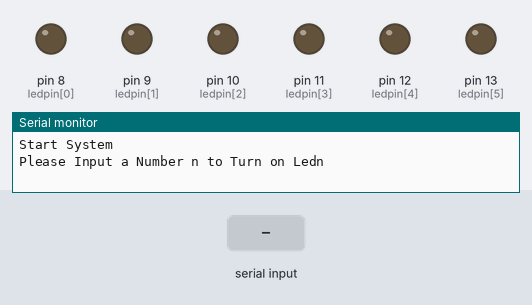
Simulated run of this sketch. Board: Arduino Uno, built with avr-gcc and run on an emulated ATmega328P. Parts: output pins drawn as LEDs (lit = HIGH), the last lines printed to the serial monitor. Inputs (shaded band) come from the test bench.

Above: at 1.2 s.
1.3 s: "5\n" received over Serial
At 2.9 s:
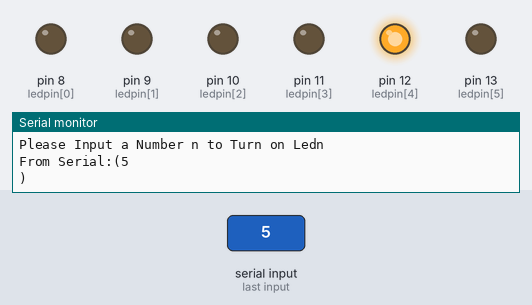
3.8 s: "90\n" received over Serial
At 6.0 s:
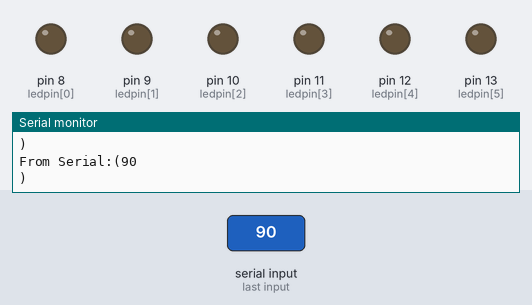
Timing chart, 0 to 7.5 s (numbered marks = the images above; inputs shaded):
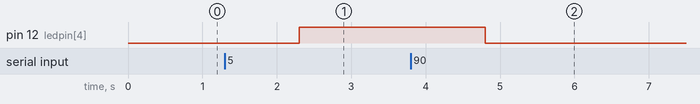

Measured:
- after the input at 1.3 s, pin 12 (ledpin[4]): LOW → HIGH after 1.0 s
- after the input at 3.8 s, pin 12 (ledpin[4]): HIGH → LOW after 1.0 s

The sketch:

BMduino_Serialinput_turnonLed.ino
```cpp
// 宣告一個整數陣列 ledpin[]，代表接在腳位 D8 ~ D13 的 6 顆 LED 燈
int ledpin[] = {8, 9, 10, 11, 12, 13};  // 六顆 LED 燈分別接在這些數位腳位上

int num = -1;         // 儲存從序列輸入轉成的數字（代表要亮的燈號）
String readstr = "";  // 用來暫存從序列接收到的字串輸入
int i, j;             // 迴圈控制用變數

// setup() 函式：當 Arduino 上電或按下重設鍵時只會執行一次
void setup()
{
  Serial.begin(9600);  // 啟動序列通訊，設定傳輸速率為 9600 bps（與電腦端同步）

  // 顯示啟動訊息到序列監控器
  Serial.println("Start System");
  Serial.println("Please Input a Number n to Turn on Ledn");  // 提示使用者輸入 LED 號碼

  // 將所有 LED 所接的腳位設為「輸出模式」並先全部關閉
  for (i = 0; i <= 5; i++)  // 共有六個腳位（索引從 0 到 5）
  {
    pinMode(ledpin[i], OUTPUT);     // 將第 i 個 LED 的腳位設為輸出
    digitalWrite(ledpin[i], LOW);   // 將該腳位設為低電位（關閉 LED）
  }
}

// loop() 函式：主要的重複執行區，每秒跑數百次（Arduino 核心迴圈）
void loop()
{
  // 檢查是否有資料從序列埠輸入（例如使用者從電腦序列監控器輸入）
  if (Serial.available() > 0)
  {
    readstr = Serial.readString();    // 從序列埠讀取整行字串（直到換行符為止）
    num = readstr.toInt();            // 將字串轉為整數，例如 "3" → 3

    // 顯示使用者輸入的字串資料，方便除錯或觀察
    Serial.print("From Serial:(");
    Serial.print(readstr);
    Serial.print(")\n");
  }

  // 透過迴圈控制 LED 開與關：只亮指定編號那一顆，其餘全部關掉
  for (j = 1; j <= 6; j++)  // j 表示第 j 顆燈，從 1 到 6
  {
    if (num == j)
    {
      // 若輸入的燈號等於 j，則點亮該燈（陣列索引需減 1）
      digitalWrite(ledpin[j - 1], HIGH);
    }
    else
    {
      // 其餘非輸入燈號的 LED 全部關閉
      digitalWrite(ledpin[j - 1], LOW);
    }
  }

  // 本程式未使用 delay()，因此會即時回應每次輸入
}
```
